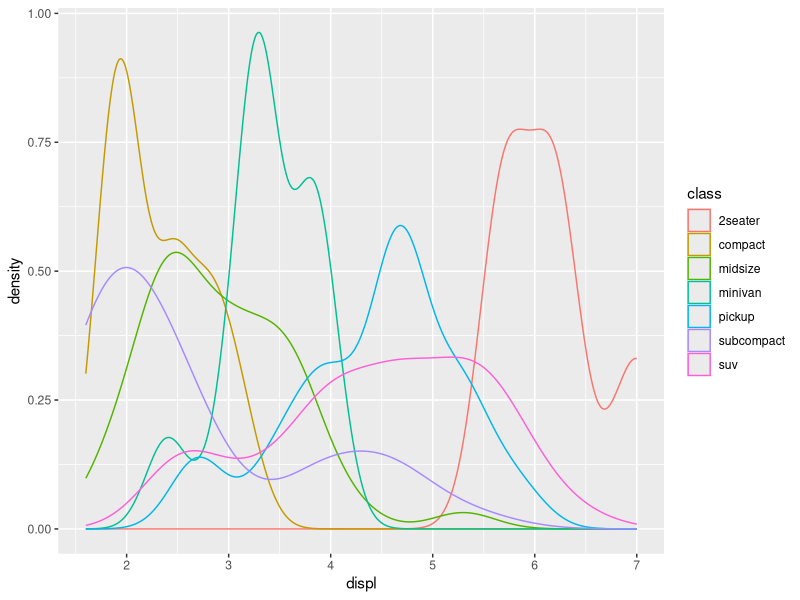
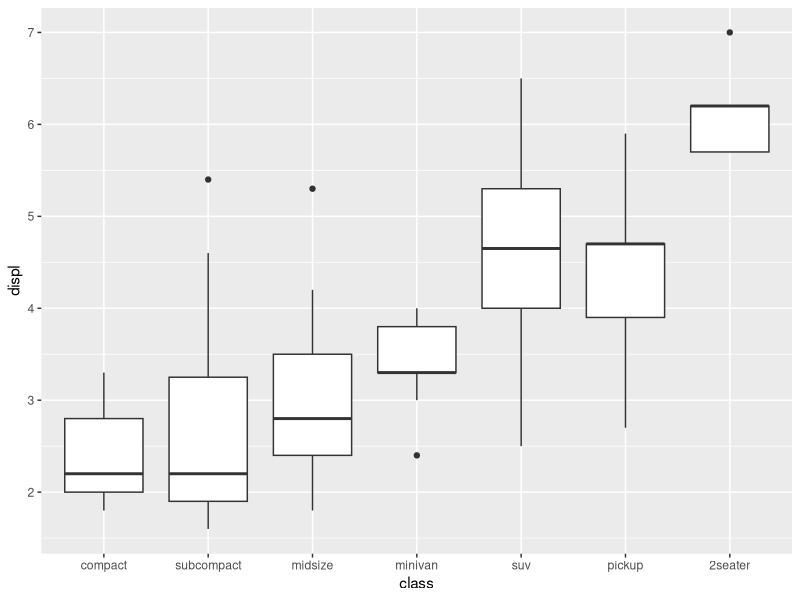
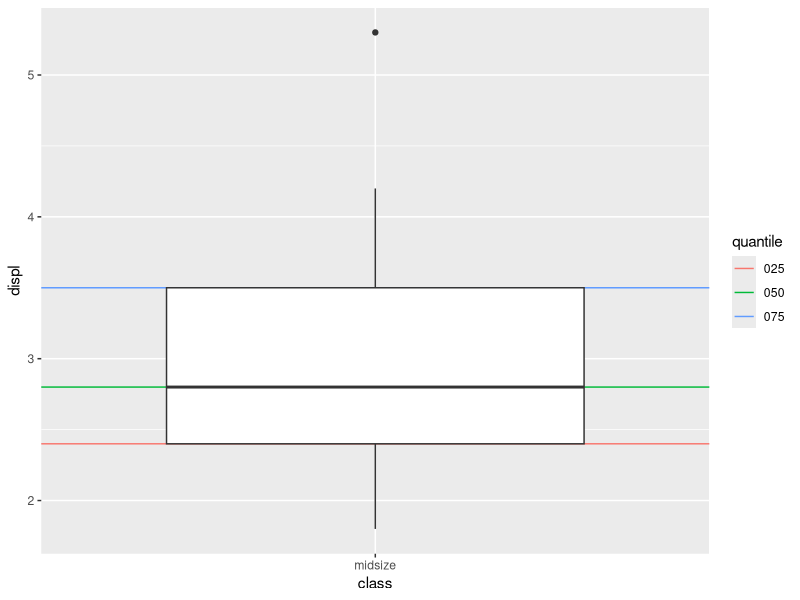

Reproduce these figures in R, in order. (Note: this script raises an error after producing the figures.)
## ---- chunk 1
# knitr options
knitr::opts_chunk$set(echo = TRUE)
## ---- chunk 2
library(tidyverse)

## ---- chunk 3
## NOTE: No need to modify
# Density plot
mpg %>%
  ggplot(aes(displ, color = class)) +
  geom_density()
## ---- chunk 4
## NOTE: No need to modify
# Boxplot
mpg %>%
  mutate(class = fct_reorder(class, displ)) %>% 
  ggplot(aes(x = class, y = displ)) +
  geom_boxplot()
## ---- chunk 5
## NOTE: No need to edit
mpg %>% 
  filter(class == "midsize") %>% 
  
  ggplot(aes(x = class, y = displ)) +
  geom_hline(
    data = . %>%
      # Compute the quartiles
      summarize(
        displ_025 = quantile(displ, 0.25),
        displ_050 = quantile(displ, 0.50),
        displ_075 = quantile(displ, 0.75),
      ) %>%
      # Reshape the data for plotting
      pivot_longer(
        cols = contains("displ"),
        names_sep = "_",
        names_to = c(".value", "quantile")
      ),
    mapping = aes(yintercept = displ, color = quantile)
  ) +
  geom_boxplot()
## ---- chunk 6
## TASK: Edit this code to reorder `class` according to `hwy`
mpg %>%
  mutate(class = fct_reorder(class, hwy))
  ggplot(aes(x = class, y = hwy)) +
  geom_boxplot()
## ---- chunk 7
diamonds %>%
  ## TODO: Use mutate to add the column `carat_cut`
  ggplot(aes(x = carat_cut, y = price)) +
  geom_boxplot()
## ---- chunk 8
mpg %>%
  ggplot(aes(class, displ)) +
  geom_boxplot() +
  coord_flip()
## ---- chunk 9
mpg %>%
  ggplot(aes(manufacturer, hwy)) +
  geom_boxplot()
